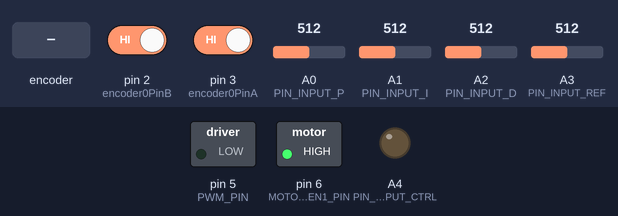
The sketch below on a simulated Arduino Uno, built with avr-gcc and run on an emulated ATmega328P. On the bench: switched loads named in the sketch (green lamp = pin HIGH), output pins drawn as LEDs (lit = HIGH). The test bench sets the inputs (shaded band); at power-on: A0 (PIN_INPUT_P) = 512, A1 (PIN_INPUT_I) = 512, A3 (PIN_INPUT_REF) = 512, pin 2 (encoder0PinB) HIGH, pin 3 (encoder0PinA) HIGH, A2 (PIN_INPUT_D) = 512. What the sketch prints to the serial monitor is not drawn.

Above: at 1.2 s.
1.3 s: A0 (PIN_INPUT_P) set to 716
At 1.8 s:
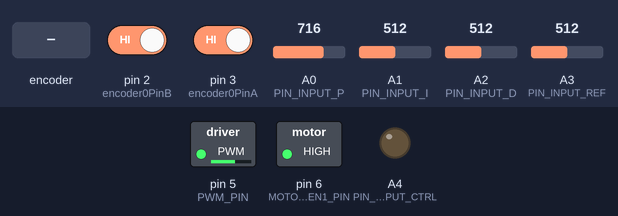
2.8 s: A1 (PIN_INPUT_I) set to 716
At 2.96 s:
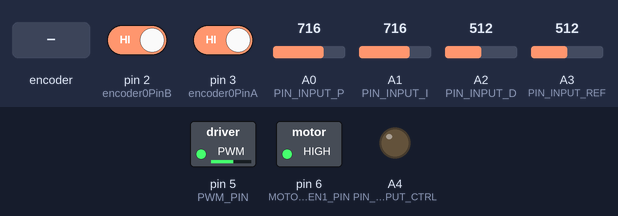
5.8 s: A3 (PIN_INPUT_REF) set to 65
7.3 s: A3 (PIN_INPUT_REF) set to 80
10.3 s: A1 (PIN_INPUT_I) set to 30
At 10.52 s:
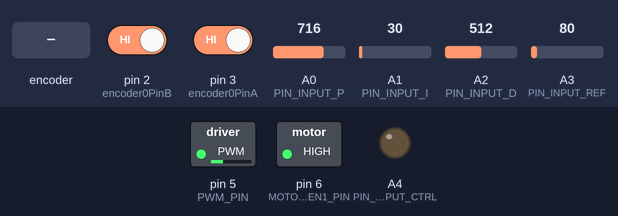
13.3 s: rotary encoder on pin 3 (encoder0PinA) / pin 2 (encoder0PinB) turned 1 step (first pin leading)
Timing chart, 0 to 17.3 s (numbered marks = the images above; inputs shaded):
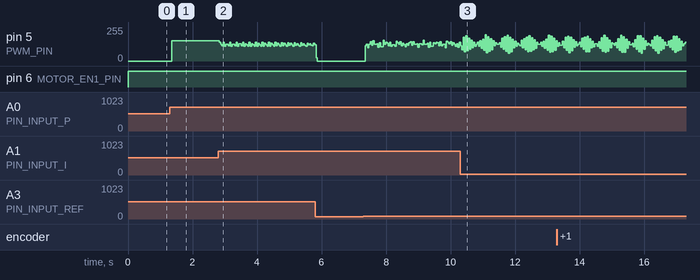

Measured:
- after the input at 1.3 s, pin 5 (PWM_PIN): 0/255 → 151/255 after 0.05 s

The sketch:

pid_control.ino
```cpp
/**
 * PID Control
 */

#define PWM_PIN  5
#define MOTOR_EN1_PIN  6
#define MOTOR_EN2_PIN  5
#define encoder0PinA 3
#define encoder0PinB 2

#define PIN_INPUT_P A0
#define PIN_INPUT_I A1
#define PIN_INPUT_D A2

#define PIN_INPUT_REF A3
#define PIN_OUTPUT_CTRL A4

#define ERRO_MIN 75

// Encoder
volatile long  encoderCount = 0;
volatile bool isRotatingCCW = true;
long  encoderCountTotal = 0;

// Motor
int motorSpeed = 0;   // Set Motor Speed
int rotateCCW;        // Flag for Rotation Direction

// Control Internal Constants
int cntrlP = 0;
int cntrlI = 0;
int cntrlD = 0;
int cntrlSignal = 0;
int error,lastError = 0;

// Timers (ms)
unsigned long currentTime;
unsigned long lastTime;
const unsigned long periodTime = 1; // Simulation only(Required for Tinkercad)
//const unsigned long periodTime = 200; // For Real Systems You should try something above 200ms due to the serial communication time

/**
 * Setup Routine
 * - Run once at beginning
 */
void setup() {

    // PID - Set Input PIN
    pinMode(PIN_INPUT_P, INPUT_PULLUP);
    pinMode(PIN_INPUT_I, INPUT_PULLUP);
	pinMode(PIN_INPUT_D, INPUT_PULLUP);

    // Reference - Set Input PIN
    pinMode(PIN_INPUT_REF, INPUT_PULLUP);

    // Encoder - Set PIN
  	pinMode(encoder0PinA, INPUT_PULLUP);
  	pinMode(encoder0PinB, INPUT_PULLUP);

	// Attach Interrupt signal to Encoder PIN
    attachInterrupt(digitalPinToInterrupt(encoder0PinA), isrCount, RISING);

    // Motor
	pinMode(PWM_PIN, OUTPUT);
  	pinMode(MOTOR_EN1_PIN, OUTPUT);
  	pinMode(MOTOR_EN2_PIN, OUTPUT);

  	// Signal Display
  	pinMode(PIN_OUTPUT_CTRL, OUTPUT);

  	// Serial
    Serial.begin(9600);
}

void loop(){
    // Control Loop Frequency Time
  	if(millis() > lastTime + periodTime)
    {
      lastTime = millis(); // Reset Timer

      // Read Input (Range: 0-1023)
      int inputRead = analogRead(PIN_INPUT_REF);
      int inputP = analogRead(PIN_INPUT_P);
      int inputI = analogRead(PIN_INPUT_I);
      int inputD = analogRead(PIN_INPUT_D);

      // Read Encoder
      noInterrupts();
      encoderCountTotal += encoderCount;
      encoderCount = 0;
      interrupts();

      // PID Control action
      lastError = error;
      error = inputRead - encoderCountTotal;
      cntrlP = inputP*error;
      cntrlI = cntrlI + inputI*error*periodTime;
      cntrlD = inputD*(error-lastError)/periodTime;
      cntrlSignal = (cntrlP + cntrlI + cntrlD) >> 8;
      if(error >= ERRO_MIN)
      {
        rotateCCW = LOW;
        motorSpeed = cntrlSignal;
      }
      else if(error <= -ERRO_MIN)
      {
        rotateCCW = HIGH;
        motorSpeed = -cntrlSignal;
      }
      else
      {
        rotateCCW = LOW;
        motorSpeed = 0;
      }

      // Serial - Plot Chart
      Serial.println(encoderCountTotal);

      // Control Motor
      digitalWrite(MOTOR_EN2_PIN, rotateCCW);
      digitalWrite(MOTOR_EN1_PIN, !rotateCCW);
      analogWrite(PWM_PIN, motorSpeed); // Range 0-255
    }
}

/**
 * Count Enconder Steps
 *  - Called by Interruption
 */
void isrCount()
{
  // Detect Rotation Direction
  isRotatingCCW = digitalRead(encoder0PinB);
  if(isRotatingCCW == HIGH)
  {
    encoderCount--;
  }
  else
  {
    encoderCount++;
  }
}
```
